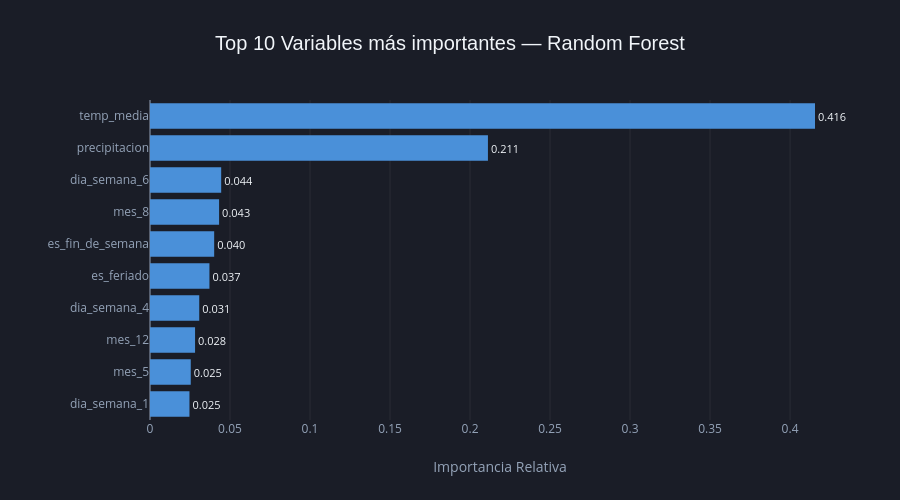

Notebook cell for this chart:
### Markdown cell above
Análisis de la Relación Real vs. Predicho
El gráfico de dispersión (Scatter Plot) entre los valores reales y predichos expone la dificultad de ambos algoritmos para capturar la variabilidad de la siniestralidad vial. La línea de puntos roja representa la "predicción perfecta" (donde el valor real y el predicho coinciden).
Visualmente, se observa que ambos modelos sufren de un sesgo de subestimación: las predicciones se agrupan de forma casi horizontal en el rango inferior (entre 0.00 y 0.03), siendo incapaces de proyectar los casos donde la probabilidad real escala hasta 0.20.

Diagnóstico del Coeficiente de Determinación (R²)

•	Regresión Lineal (R² = 0.0158): Explica apenas el 1.58% de la varianza del fenómeno. El modelo lineal no encuentra una estructura clara, distribuyendo sus predicciones en una nube difusa en la base del gráfico.

•	Random Forest (R² = -0.1227): Al arrojar un valor negativo sobre el conjunto de test, se evidencia un problema crítico de sobreajuste (overfitting) en el entrenamiento o una severa penalización por el desbalance de los datos. El modelo comete errores sistemáticos más grandes que la varianza natural de la variable objetivo.

### Code cell
# ── Gráfico 3: Importancia de variables — Random Forest ───────────────────────

# 1. Recuperar los nombres de features tras el OneHotEncoder
ohe_feature_names = (
    pipeline_rf
    .named_steps['preprocesamiento']
    .named_transformers_['cat']
    .get_feature_names_out(cat_features)
    .tolist()
)
all_feature_names = num_features + ohe_feature_names + bin_features

# 2. Calcular las importancias y ordenar de menor a mayor
importancias = pd.Series(
    pipeline_rf.named_steps['modelo'].feature_importances_,
    index=all_feature_names
).sort_values(ascending=True)

# Tomamos las 10 más importantes
df_importancias = importancias.tail(10).reset_index()
df_importancias.columns = ['Variable', 'Importancia']

# 3. Creamos el gráfico de barras horizontales interactivo
fig_importancias = px.bar(
    df_importancias,
    x='Importancia',
    y='Variable',
    orientation='h',
    title='Top 10 Variables más importantes — Random Forest',
    labels={'Importancia': 'Importancia Relativa', 'Variable': ''},
    color_discrete_sequence=['#4A90D9'], # Azul vibrante para que destaque en fondo oscuro
    text_auto='.3f' 
)

# 4. DISEÑO UNIFICADO OSCURO
fig_importancias.update_layout(
    template=None,
    paper_bgcolor='#1A1D27', # Fondo tarjeta oscuro
    plot_bgcolor='#1A1D27',  # Fondo gráfico oscuro
    
    title_font_size=20,
    title_font_family='Arial',
    font_color='#F1F5F9',    # Letras claras
    
    height=500,
    width=900,
    showlegend=False, 
    margin=dict(l=150, r=50) # Mantenemos el margen vital para los nombres de las variables
)

# 5. Ajustes de legibilidad para ejes y grillas tenues
fig_importancias.update_xaxes(
    showgrid=True, 
    gridcolor='rgba(255,255,255,0.07)', 
    color='#94A3B8',
    tickfont=dict(color='#94A3B8')
)
fig_importancias.update_yaxes(
    showgrid=False, # Sin grilla horizontal para un diseño más limpio
    color='#94A3B8',
    tickfont=dict(size=12, color='#94A3B8')
)

# Posicionamos los números por fuera de la barra y forzamos su color claro
fig_importancias.update_traces(
    textposition='outside', 
    textfont=dict(size=11, color='#F1F5F9')
)

# Mostramos la visualización interactiva
fig_importancias.show()

### Figure 1 — Plotly figure (JSON) as saved in the notebook; plotly's stock layout.template omitted (floating-point values rounded to 4 significant figures)
{"data": [{"hovertemplate": "Importancia Relativa=%{x}<br>=%{y}<extra></extra>", "legendgroup": "", "marker": {"color": "#4A90D9", "pattern": {"shape": ""}}, "name": "", "orientation": "h", "showlegend": false, "textfont": {"color": "#F1F5F9", "size": 11}, "textposition": "outside", "texttemplate": "%{x:.3f}", "type": "bar", "x": [0.02466, 0.02547, 0.02816, 0.03077, 0.03714, 0.04011, 0.04318, 0.04449, 0.2112, 0.4156], "xaxis": "x", "y": ["dia_semana_1", "mes_5", "mes_12", "dia_semana_4", "es_feriado", "es_fin_de_semana", "mes_8", "dia_semana_6", "precipitacion", "temp_media"], "yaxis": "y"}], "layout": {"barmode": "relative", "font": {"color": "#F1F5F9"}, "height": 500, "legend": {"tracegroupgap": 0}, "margin": {"l": 150, "r": 50}, "paper_bgcolor": "#1A1D27", "plot_bgcolor": "#1A1D27", "showlegend": false, "title": {"font": {"family": "Arial", "size": 20}, "text": "Top 10 Variables más importantes — Random Forest"}, "width": 900, "xaxis": {"anchor": "y", "color": "#94A3B8", "domain": [0, 1], "gridcolor": "rgba(255,255,255,0.07)", "showgrid": true, "tickfont": {"color": "#94A3B8"}, "title": {"text": "Importancia Relativa"}}, "yaxis": {"anchor": "x", "color": "#94A3B8", "domain": [0, 1], "showgrid": false, "tickfont": {"color": "#94A3B8", "size": 12}, "title": {"text": ""}}}}
